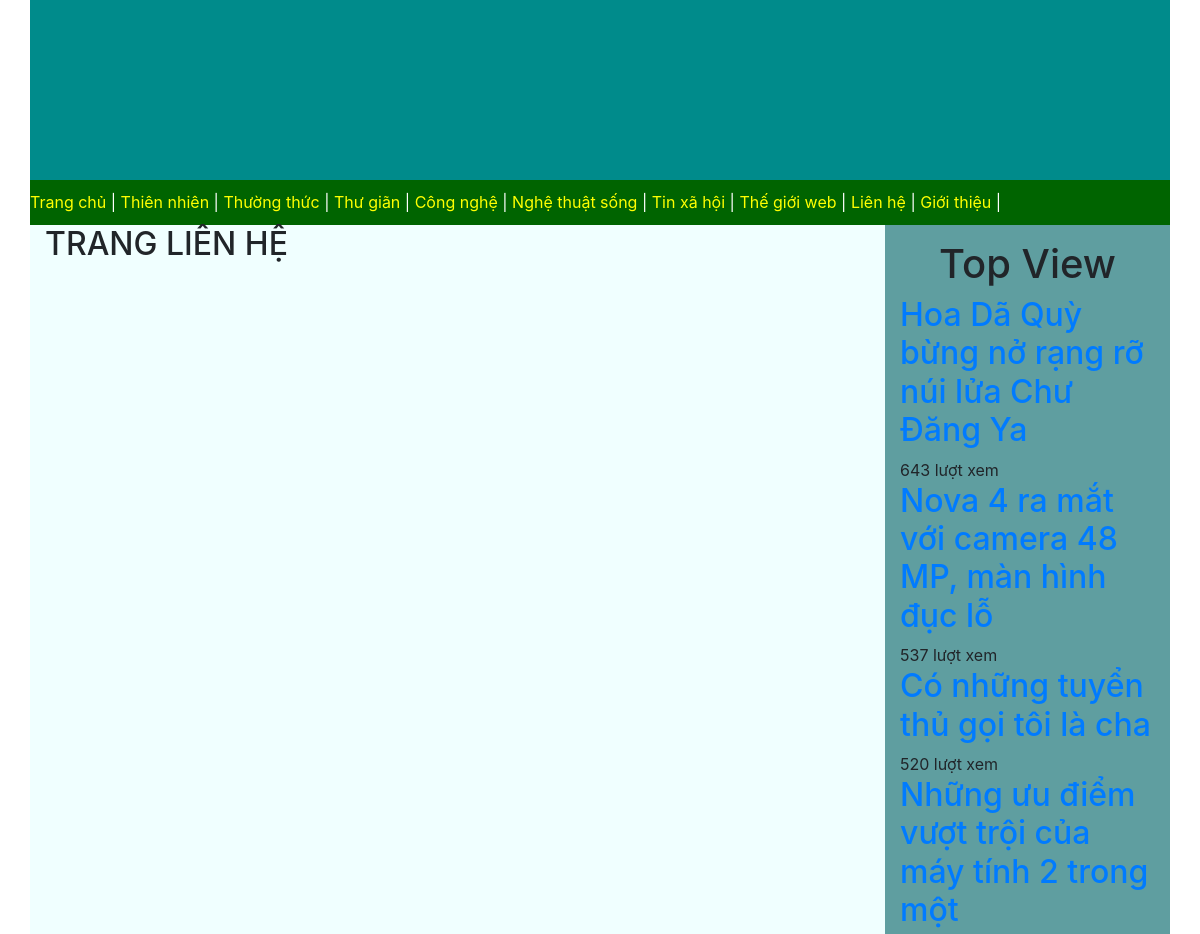
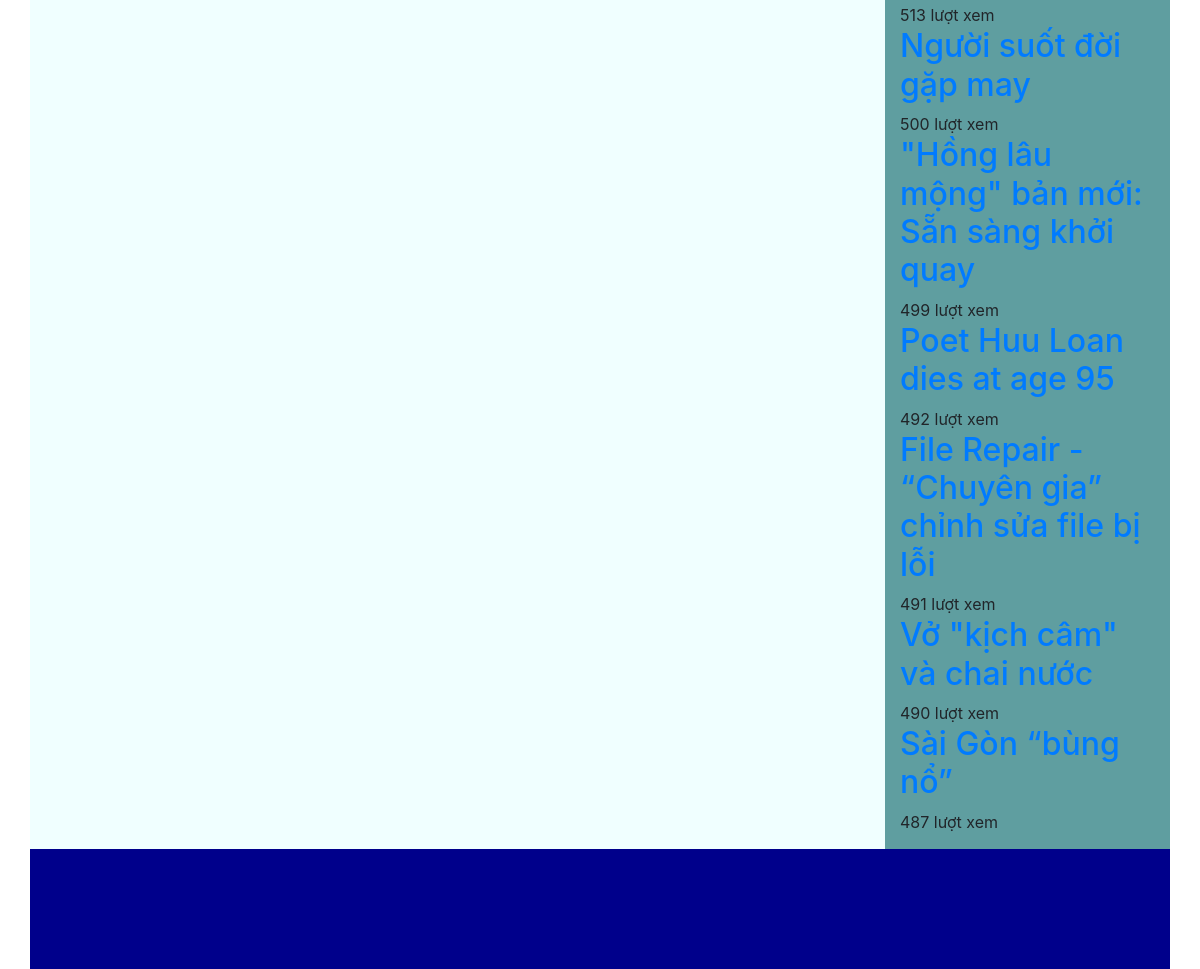
The app's page /layout.php?page=lienhe with its own data (2 pictures, top to bottom).
### tables this page shows
CREATE TABLE `theloai` (
  `idTL` int(11) NOT NULL,
  `lang` char(2) DEFAULT 'vi',
  `TenTL` varchar(255) NOT NULL DEFAULT '',
  `ThuTu` int(11) DEFAULT 0,
  `AnHien` tinyint(1) DEFAULT 1,
  `HienMenu` tinyint(1) DEFAULT 1
);

CREATE TABLE `tin` (
  `idTin` int(11) NOT NULL,
  `lang` char(2) NOT NULL DEFAULT 'vi',
  `TieuDe` varchar(255) NOT NULL DEFAULT '',
  `TomTat` varchar(1000) DEFAULT NULL,
  `urlHinh` varchar(255) DEFAULT NULL,
  `Ngay` date DEFAULT current_timestamp(),
  `idUser` int(11) NOT NULL DEFAULT 0,
  `Content` text DEFAULT NULL,
  `idLT` int(11) NOT NULL DEFAULT 0,
  `idTL` int(11) DEFAULT 1,
  `SoLanXem` int(11) DEFAULT 0,
  `NoiBat` tinyint(1) DEFAULT 0,
  `AnHien` tinyint(1) DEFAULT 1,
  `tags` varchar(2000) DEFAULT NULL
);

### topview.php (the view)
<?php
	require_once "connect.php";
	try {
	  $sql = "SELECT TieuDe, SoLanXem FROM tin WHERE AnHien=1 ORDER BY SoLanXem DESC LIMIT 0,10";
	  $kq = $conn->query($sql);
	}
	catch (Exception $e){
	   die("Lỗi thực thi sql: " . $e->getMessage() ) ;
	}
?>
<div id="txn" class="data pd">
	<h1 class="tite">Top View</h1>
	<?php foreach ($kq as $tin) { ?>
	<div class="row">
		<h2><a href="#"><?=$tin['TieuDe']?></a></h2>
		<span> <?=$tin['SoLanXem']?> lượt xem</span>
	</div>
	<?php }?>
</div>

### layout.php (shortened to what this page needs)
<?php
   require_once 'connect.php';
   if (isset($_GET['page']))
        $page = trim(strip_tags($_GET['page']));
   else $page="";
?>
<!DOCTYPE html>
<html lang="en">
<head>
<link href="https://cdn.jsdelivr.net/npm/bootstrap@4.5.3/dist/css/bootstrap.min.css" rel="stylesheet" >
</head>
<body>
	<div class="container">
	    <header class="row">
	    </header>
	    <nav class="row"> <?php include 'menu.php';?></nav>
	    <div class="row ">
	        <main class="col-9">
	        	<?php
					switch ($page){
						case "lienhe" : require_once 'lienhe.php'; break;
					}
				?>
	        </main>
	        <aside class="col-3"><?php include 'topview.php' ?></aside>
	    </div>
	    <footer class="row"> </footer>
	</div>
</body>
</html>

### menu.php (shortened to what this page needs)
<?php
    $sql = "SELECT idTL, TenTL FROM theloai WHERE AnHien=1 AND lang='vi' "
            . "ORDER BY ThuTu DESC";
    $theloai = $conn->query($sql);
?>
<ul class="menu1">
    <li><a href="layout.php"> Trang chủ</a></li>
    <?php foreach ($theloai as $row) { ?>
    	<li><a href="#"><?php echo $row['TenTL']; ?></a></li>
    <?php } ?>
    <li><a href="layout.php?page=lienhe">Liên hệ</a></li>
    <li><a href="layout.php?page=gioithieu">Giới thiệu</a></li>
</ul>

### lienhe.php
<h2>TRANG LIÊN HỆ</h2>

### layout.php (style rules this page uses)
header.row { height: 180px; background-color:darkcyan }
nav.row { height: 45px; background-color: darkgreen }
.col-9, .col-3 { min-height: 500px }
.col-9 { background-color: azure }
.col-3 { background-color:cadetblue }
footer.row { height: 120px; background-color: darkblue; }
h2,span { text-align: left; }
.pd { padding: 15px; }
.tite { text-align: center; }

### menu.php (style rules this page uses)
.menu1 { margin: 0; padding: 0; list-style: none }
.menu1 li { display: inline-block; height: 45px; line-height: 45px ; text-align: center; color: white; }
.menu1 li::after { content: ' | ' }
.menu1 li a { color:yellow; }

### records on screen
theloai: TenTL "Thiên nhiên"
theloai: TenTL "Thường thức"
theloai: TenTL "Thư giãn"
theloai: TenTL "Công nghệ"
theloai: TenTL "Nghệ thuật sống"
theloai: TenTL "Tin xã hội"
theloai: TenTL "Thế giới web"
tin: TieuDe "Hoa Dã Quỳ bừng nở rạng rỡ núi lửa Chư Đăng Ya", SoLanXem "643"
tin: TieuDe "Nova 4 ra mắt với camera 48 MP, màn hình đục lỗ", SoLanXem "537"
tin: TieuDe "Có những tuyển thủ gọi tôi là cha", SoLanXem "520"
tin: TieuDe "Những ưu điểm vượt trội của máy tính 2 trong một", SoLanXem "513"
tin: TieuDe "Người suốt đời gặp may", SoLanXem "500"
tin: TieuDe "\"Hồng lâu mộng\" bản mới: Sẵn sàng khởi quay", SoLanXem "499"
tin: TieuDe "Poet Huu Loan dies at age 95", SoLanXem "492"
tin: TieuDe "File Repair - “Chuyên gia” chỉnh sửa file bị lỗi", SoLanXem "491"
tin: TieuDe "Vở \"kịch câm\" và chai nước", SoLanXem "490"
tin: TieuDe "Sài Gòn “bùng nổ”", SoLanXem "487"
